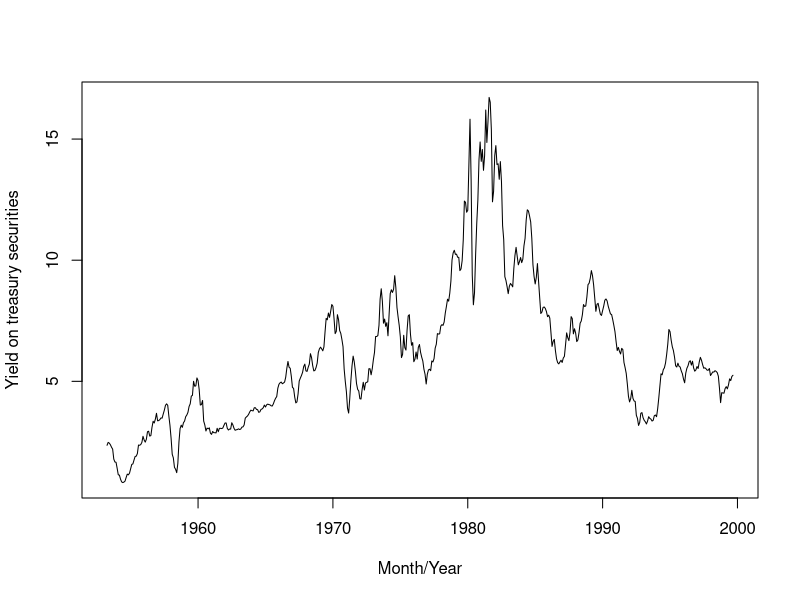
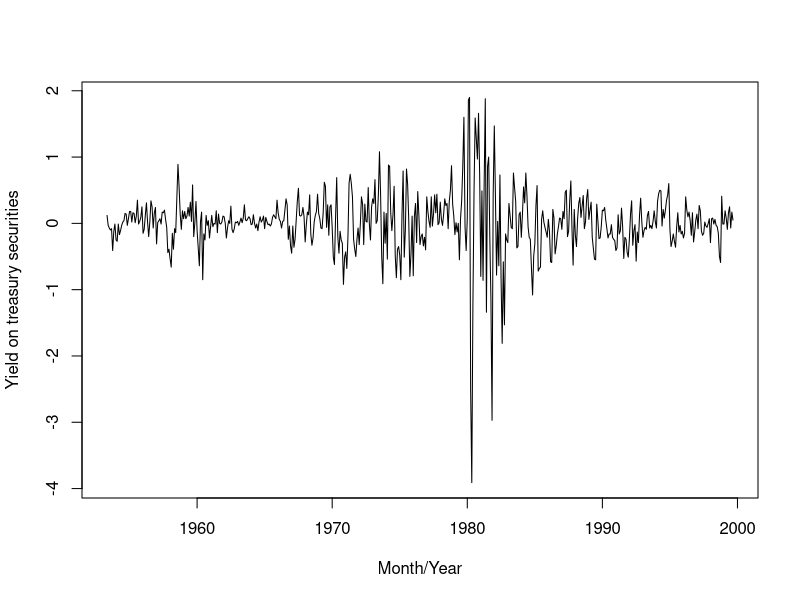

Reproduce these figures in R, in order.
## ---- chunk 1
require("fGarch")
require("tseries")
## ---- chunk 2
data(tcm)
## ---- chunk 3
plot(tcm1y,xlab="Month/Year",ylab="Yield on treasury securities")
## ---- chunk 4
adf.test(tcm1y)
## ---- chunk 5
diff.tcm1y=diff(tcm1y)
adf.test(diff.tcm1y)
## ---- chunk 6
plot(diff.tcm1y,xlab="Month/Year",ylab="Yield on treasury securities")
## ---- chunk 7
model1= garchFit(~garch(1,1), data = diff.tcm1y)
## ---- chunk 8
summary(model1)
## ---- chunk 9
model2= garchFit(~garch(2,1), data = diff.tcm1y)
## ---- chunk 10
summary(model2)
